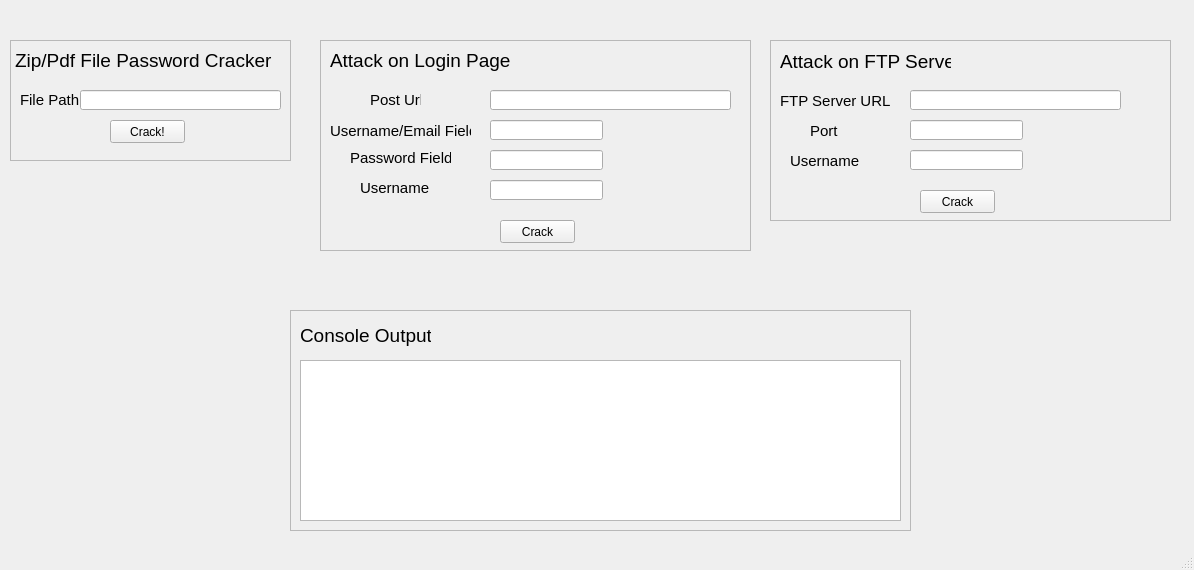
<?xml version="1.0" encoding="UTF-8"?>
<ui version="4.0">
 <class>MainWindow</class>
 <widget class="QMainWindow" name="MainWindow">
  <property name="geometry">
   <rect>
    <x>0</x>
    <y>0</y>
    <width>1194</width>
    <height>570</height>
   </rect>
  </property>
  <property name="windowTitle">
   <string>Dictionary Attack</string>
  </property>
  <widget class="QWidget" name="centralwidget">
   <widget class="QFrame" name="frame">
    <property name="geometry">
     <rect>
      <x>10</x>
      <y>40</y>
      <width>281</width>
      <height>121</height>
     </rect>
    </property>
    <property name="frameShape">
     <enum>QFrame::StyledPanel</enum>
    </property>
    <property name="frameShadow">
     <enum>QFrame::Raised</enum>
    </property>
    <widget class="QLabel" name="label">
     <property name="geometry">
      <rect>
       <x>5</x>
       <y>10</y>
       <width>271</width>
       <height>21</height>
      </rect>
     </property>
     <property name="font">
      <font>
       <pointsize>14</pointsize>
      </font>
     </property>
     <property name="text">
      <string>Zip/Pdf File Password Cracker</string>
     </property>
    </widget>
    <widget class="QLineEdit" name="filepath">
     <property name="geometry">
      <rect>
       <x>70</x>
       <y>50</y>
       <width>201</width>
       <height>20</height>
      </rect>
     </property>
    </widget>
    <widget class="QLabel" name="label_2">
     <property name="geometry">
      <rect>
       <x>10</x>
       <y>50</y>
       <width>61</width>
       <height>20</height>
      </rect>
     </property>
     <property name="font">
      <font>
       <pointsize>11</pointsize>
      </font>
     </property>
     <property name="text">
      <string>File Path</string>
     </property>
    </widget>
    <widget class="QPushButton" name="fileCrack">
     <property name="geometry">
      <rect>
       <x>100</x>
       <y>80</y>
       <width>75</width>
       <height>23</height>
      </rect>
     </property>
     <property name="text">
      <string>Crack!</string>
     </property>
    </widget>
   </widget>
   <widget class="QFrame" name="frame_2">
    <property name="geometry">
     <rect>
      <x>290</x>
      <y>310</y>
      <width>621</width>
      <height>221</height>
     </rect>
    </property>
    <property name="frameShape">
     <enum>QFrame::StyledPanel</enum>
    </property>
    <property name="frameShadow">
     <enum>QFrame::Raised</enum>
    </property>
    <widget class="QTextBrowser" name="output">
     <property name="enabled">
      <bool>true</bool>
     </property>
     <property name="geometry">
      <rect>
       <x>10</x>
       <y>50</y>
       <width>601</width>
       <height>161</height>
      </rect>
     </property>
     <property name="font">
      <font>
       <pointsize>11</pointsize>
      </font>
     </property>
    </widget>
    <widget class="QLabel" name="label_3">
     <property name="geometry">
      <rect>
       <x>10</x>
       <y>10</y>
       <width>131</width>
       <height>31</height>
      </rect>
     </property>
     <property name="font">
      <font>
       <pointsize>14</pointsize>
      </font>
     </property>
     <property name="text">
      <string>Console Output</string>
     </property>
    </widget>
   </widget>
   <widget class="QFrame" name="frame_3">
    <property name="geometry">
     <rect>
      <x>320</x>
      <y>40</y>
      <width>431</width>
      <height>211</height>
     </rect>
    </property>
    <property name="frameShape">
     <enum>QFrame::StyledPanel</enum>
    </property>
    <property name="frameShadow">
     <enum>QFrame::Raised</enum>
    </property>
    <widget class="QLabel" name="label_4">
     <property name="geometry">
      <rect>
       <x>10</x>
       <y>10</y>
       <width>181</width>
       <height>21</height>
      </rect>
     </property>
     <property name="font">
      <font>
       <pointsize>14</pointsize>
      </font>
     </property>
     <property name="text">
      <string>Attack on Login Page</string>
     </property>
    </widget>
    <widget class="QLineEdit" name="posturl">
     <property name="geometry">
      <rect>
       <x>170</x>
       <y>50</y>
       <width>241</width>
       <height>20</height>
      </rect>
     </property>
     <property name="placeholderText">
      <string/>
     </property>
    </widget>
    <widget class="QLineEdit" name="userField">
     <property name="geometry">
      <rect>
       <x>170</x>
       <y>80</y>
       <width>113</width>
       <height>20</height>
      </rect>
     </property>
     <property name="placeholderText">
      <string/>
     </property>
    </widget>
    <widget class="QLineEdit" name="passField">
     <property name="geometry">
      <rect>
       <x>170</x>
       <y>110</y>
       <width>113</width>
       <height>20</height>
      </rect>
     </property>
    </widget>
    <widget class="QLabel" name="label_5">
     <property name="geometry">
      <rect>
       <x>50</x>
       <y>50</y>
       <width>51</width>
       <height>20</height>
      </rect>
     </property>
     <property name="font">
      <font>
       <pointsize>11</pointsize>
      </font>
     </property>
     <property name="text">
      <string>Post Url</string>
     </property>
    </widget>
    <widget class="QLabel" name="label_6">
     <property name="geometry">
      <rect>
       <x>10</x>
       <y>80</y>
       <width>141</width>
       <height>21</height>
      </rect>
     </property>
     <property name="font">
      <font>
       <pointsize>11</pointsize>
      </font>
     </property>
     <property name="text">
      <string>Username/Email Field</string>
     </property>
    </widget>
    <widget class="QLabel" name="label_7">
     <property name="geometry">
      <rect>
       <x>30</x>
       <y>110</y>
       <width>101</width>
       <height>16</height>
      </rect>
     </property>
     <property name="font">
      <font>
       <pointsize>11</pointsize>
      </font>
     </property>
     <property name="text">
      <string>Password Field</string>
     </property>
    </widget>
    <widget class="QPushButton" name="loginCrack">
     <property name="geometry">
      <rect>
       <x>180</x>
       <y>180</y>
       <width>75</width>
       <height>23</height>
      </rect>
     </property>
     <property name="text">
      <string>Crack</string>
     </property>
    </widget>
    <widget class="QLineEdit" name="loginusername">
     <property name="geometry">
      <rect>
       <x>170</x>
       <y>140</y>
       <width>113</width>
       <height>20</height>
      </rect>
     </property>
    </widget>
    <widget class="QLabel" name="label_12">
     <property name="geometry">
      <rect>
       <x>40</x>
       <y>140</y>
       <width>81</width>
       <height>16</height>
      </rect>
     </property>
     <property name="font">
      <font>
       <pointsize>11</pointsize>
      </font>
     </property>
     <property name="text">
      <string>Username</string>
     </property>
    </widget>
   </widget>
   <widget class="QFrame" name="frame_4">
    <property name="geometry">
     <rect>
      <x>770</x>
      <y>40</y>
      <width>401</width>
      <height>181</height>
     </rect>
    </property>
    <property name="frameShape">
     <enum>QFrame::StyledPanel</enum>
    </property>
    <property name="frameShadow">
     <enum>QFrame::Raised</enum>
    </property>
    <widget class="QLabel" name="label_8">
     <property name="geometry">
      <rect>
       <x>10</x>
       <y>11</y>
       <width>171</width>
       <height>20</height>
      </rect>
     </property>
     <property name="font">
      <font>
       <pointsize>14</pointsize>
      </font>
     </property>
     <property name="text">
      <string>Attack on FTP Server</string>
     </property>
    </widget>
    <widget class="QLineEdit" name="ftpurl">
     <property name="geometry">
      <rect>
       <x>140</x>
       <y>50</y>
       <width>211</width>
       <height>20</height>
      </rect>
     </property>
    </widget>
    <widget class="QLabel" name="label_9">
     <property name="geometry">
      <rect>
       <x>10</x>
       <y>50</y>
       <width>111</width>
       <height>21</height>
      </rect>
     </property>
     <property name="font">
      <font>
       <pointsize>11</pointsize>
      </font>
     </property>
     <property name="text">
      <string>FTP Server URL</string>
     </property>
    </widget>
    <widget class="QLineEdit" name="port">
     <property name="geometry">
      <rect>
       <x>140</x>
       <y>80</y>
       <width>113</width>
       <height>20</height>
      </rect>
     </property>
    </widget>
    <widget class="QLabel" name="label_10">
     <property name="geometry">
      <rect>
       <x>40</x>
       <y>80</y>
       <width>41</width>
       <height>21</height>
      </rect>
     </property>
     <property name="font">
      <font>
       <pointsize>11</pointsize>
      </font>
     </property>
     <property name="text">
      <string>Port</string>
     </property>
    </widget>
    <widget class="QPushButton" name="ftpCrack">
     <property name="geometry">
      <rect>
       <x>150</x>
       <y>150</y>
       <width>75</width>
       <height>23</height>
      </rect>
     </property>
     <property name="text">
      <string>Crack</string>
     </property>
    </widget>
    <widget class="QLineEdit" name="ftpusername">
     <property name="geometry">
      <rect>
       <x>140</x>
       <y>110</y>
       <width>113</width>
       <height>20</height>
      </rect>
     </property>
    </widget>
    <widget class="QLabel" name="label_11">
     <property name="geometry">
      <rect>
       <x>20</x>
       <y>110</y>
       <width>71</width>
       <height>21</height>
      </rect>
     </property>
     <property name="font">
      <font>
       <pointsize>11</pointsize>
      </font>
     </property>
     <property name="text">
      <string>Username</string>
     </property>
    </widget>
   </widget>
  </widget>
  <widget class="QStatusBar" name="statusbar"/>
 </widget>
 <resources/>
 <connections/>
</ui>
